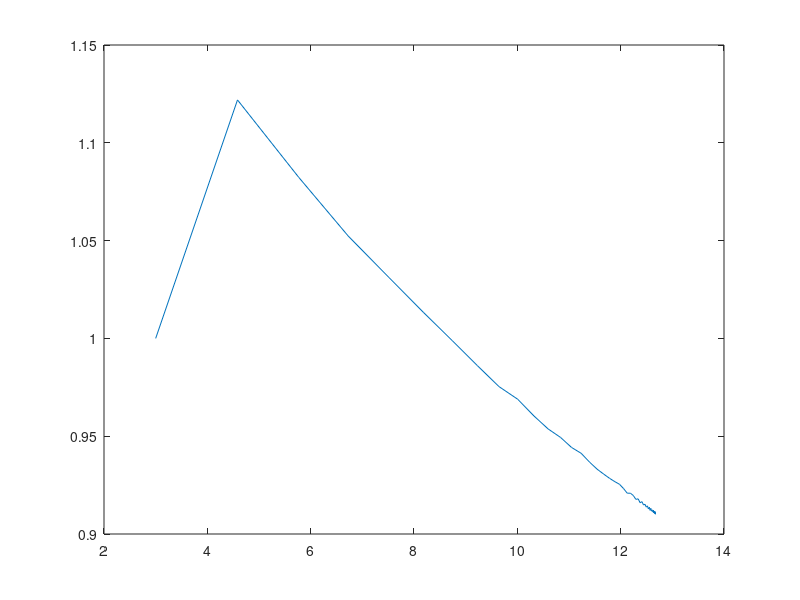
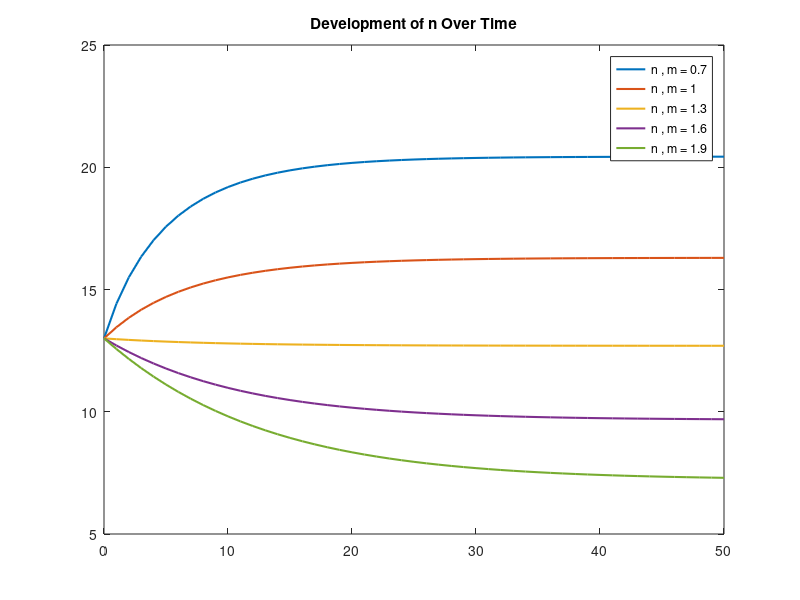
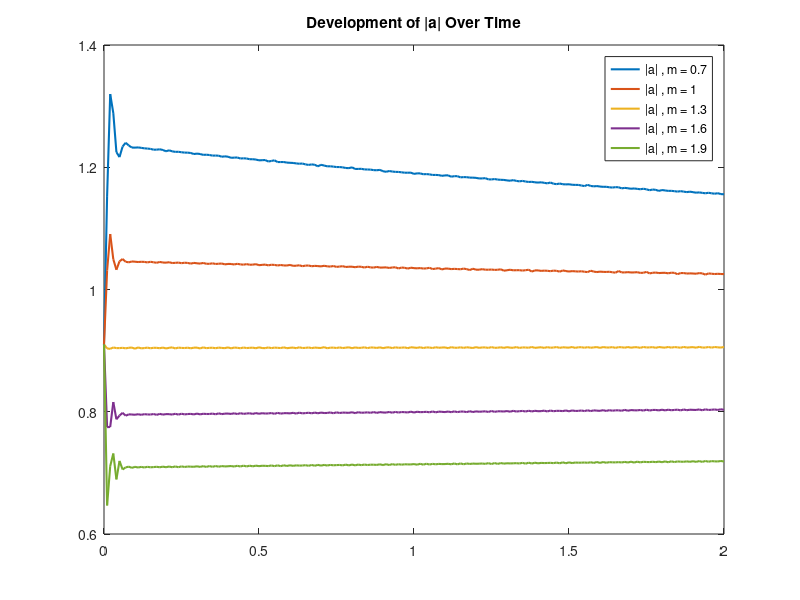

These charts were generated, in order, by the following MATLAB code: (Note: this script raises an error after producing the figures.)
clear all
function f=ODEsystem(t,y,m,u)
f = zeros(2, 1);
%n_kerr=0.55;
tao=18.5;
sigma_FCD=7.2;
gamma_TPA=0.11;
gamma_FCA=0.2;
%%%

x = 0.55;
k=150;
k_l=50;
K = k * abs(x);
K_T=(k+k_l)*abs(x);
Delta_th= -sqrt(3)/2.0 * K_T;

%%%
f(1)=(-1i.*m.*Delta_th-1i.*(x.*abs(y(1)).^2 - (y(2)+sigma_FCD.*y(2)^0.8) )-(K_T./2+gamma_TPA.*abs(y(1)).^2+gamma_FCA.*y(2))).*y(1) -sqrt(K)*u;
f(2)=abs(y(1)).^4 - y(2)./tao;
end

tSpan1=[0:1:50];
tSpan2=[0:0.01:2];
u=20;
m=1.3;
figure(1)
[Time,Y]=ode45(@(t,y) ODEsystem(t,y,m,u), tSpan1, [1,3]); %  
plot(Y(:,2),abs(Y(:,1)))
% plot(Time,Y(:,2),'linewidth',1.5);
% hold on
% plot(Time,real(Y(:,1)),'linewidth',1.5);
% hold on
% plot(Time,imag(Y(:,1)),'linewidth',1.5);
% hold on
% legend('n','a\_real','a\_imag')

m_range = 0.7:0.3:2;
figure(2)
for i = 1:length(m_range)
    m=m_range(i);
    txt1 = ['n , m = ',num2str(m)];
    [Time,Y]=ode45(@(t,y) ODEsystem(t,y,m,u), tSpan1, [-0.2628 - 0.8714i,13]); % 2 stays stable, 
    plot(Time,Y(:,2),'linewidth',1.5,'DisplayName',txt1);
    hold on
    legend()  
end
title('Development of n Over Time')
figure(3)
for j = 1:length(m_range)
    m=m_range(j);
    txt2 = ['|a| , m = ',num2str(m)];
    [Time,Y]=ode45(@(t,y) ODEsystem(t,y,m,u), tSpan2, [-0.2628 - 0.8714i,13]); % 2 stays stable, 
    plot(Time,abs(Y(:,1)),'linewidth',1.5,'DisplayName',txt2);
    hold on
    legend()  
end
title('Development of |a| Over Time')
%%%%%%%%%%%%%%%%%%%%%%%%%%%%%%%%%%%%%%%%%%%%%%%%%%%%%
% % % find the stationary points 
% options = optimoptions('fsolve','Display','iter');
% y0=[10,3]; %randomly chosen
% tao=18.5;
% sigma_FCD=7.2;
% gamma_TPA=0.11;
% gamma_FCA=0.2;
% %%%
% 
% x = 0.55;
% k=150;
% k_l=50;
% K = k * abs(x);
% K_T=(k+k_l)*abs(x);
% %Delta_th= -sqrt(3)/2.0 * K_T;
% 
% u=20;%%
% m=1.3;%% old 1.3 Delta_th
% Delta_th= -sqrt(3)/2.0 * K_T;
% m.*Delta_th
% F=@(y) [(-1i.*m.*Delta_th-1i.*(x.*abs(y(1)).^2-(y(2)+sigma_FCD.*y(2).^0.8))-(K_T./2+gamma_TPA.*abs(y(1)).^2+gamma_FCA.*y(2))).*y(1)-sqrt(K).*u;abs(y(1)).^4 - y(2)./tao];
% 
% [Ys,fval]=fsolve(F, y0,options)
% % calculate N0
% N0=tao.*abs(Ys(1)).^4
% % 
% 
% % stationary points:
% %N0=12.6979 (calculated through tao.*E.^2), -0.2628 - 0.8714i (fsolve)
% 
% %% if we insert the stationary points as y0, the value stay near the stationary points.
% %% which proves that the results are correct. 

%%%%%%%%%%%%%%%%%
% calculate Delta_th_new
% from dz/dt=0 we get : 
sigma_FCD=7.2;
gamma_TPA=0.11;
gamma_FCA=0.2;
x = 0.55;
k=150;
k_l=50;
K = k * abs(x);
K_T=(k+k_l)*abs(x);
syms E Delta n
P=((K_T./2 + gamma_TPA.*E + gamma_FCA.* n).^2 + (Delta + x.*E-n-sigma_FCD.*n.^0.8).^2).*E./K
DP=diff(P,E)

%(2*((11*E)/100 + n/5 + 55)^2)/165 + (2*E*((11*Delta)/10 + (1573*E)/2500 - (132*n)/125 - (198*n^(4/5))/25 + 121/10))/165 + (2*(Delta + (11*E)/20 - n - (36*n^(4/5))/5)^2)/165
 





